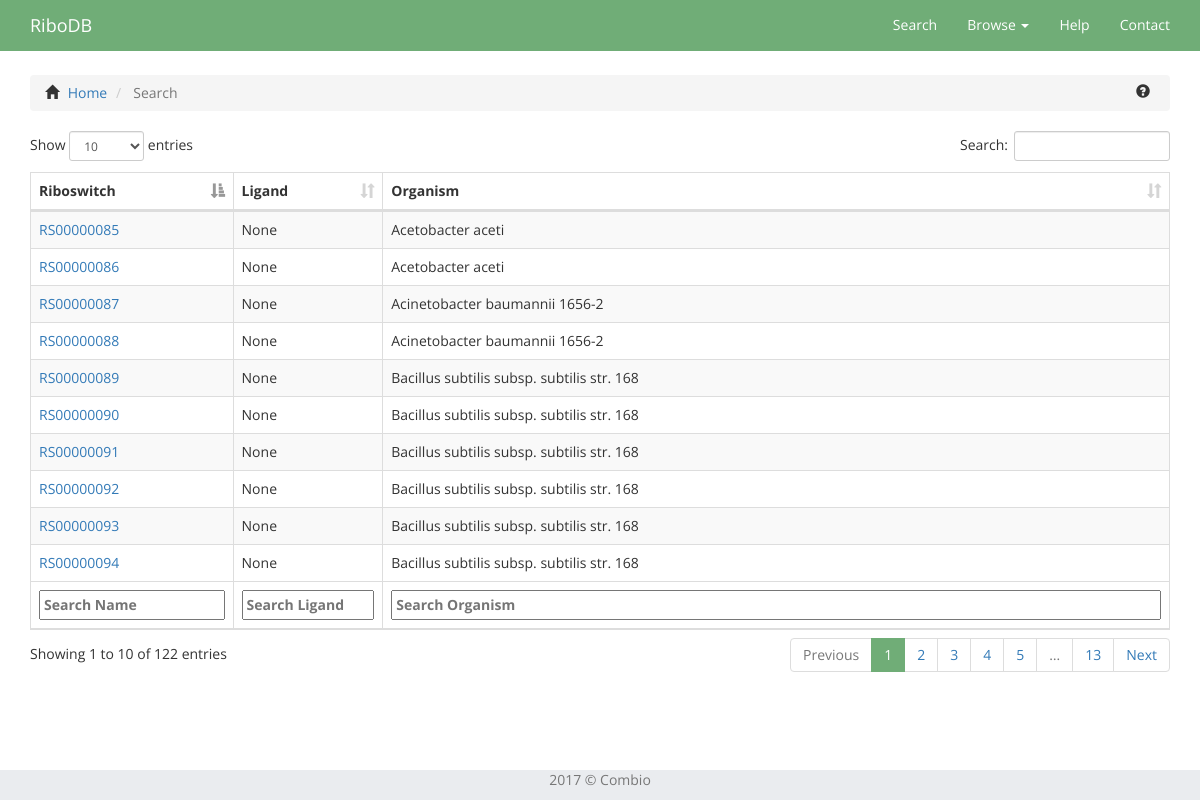
The app's page /searcher/ with its own data.
### database/models.py (models this page shows, shortened)
class Record(models.Model):
	family = models.ForeignKey('RiboFamily', null = True)
	gene = models.OneToOneField('Gene', null = True, related_name = 'gene')
	genes_under_operon_regulation = models.ManyToManyField('Gene', related_name = 'operon_gene') # MANY TO MANY
	terminator = models.OneToOneField('Position', null = True, related_name = 'terminator')
	promoter = models.OneToOneField('Position', null = True, related_name = 'promoter')
	shinedalgarno = models.OneToOneField('Position', null = True, related_name = 'shinedalgarno')
	articles = models.ManyToManyField('Article', related_name = 'article') # MANY TO MANY
	sequence = models.TextField('sekwencja') # Wywalic?
	EFFECT_CHOICES = (
		('+', 'ACTIVATION'),
		('.', 'UNKNOWN'),
		('-', 'SILECING'),
	)
	effect = models.CharField(max_length = 1, choices = EFFECT_CHOICES, default = '.')
	MECHANISM_CHOICES = (
		('TRN', 'TRANSCRIPTION'),
		('TRL', 'TRANSLATION'),
		('UN', 'UNKNOWN'),
		('DG', 'DEGRADATION'),
	)
	mechanism = models.CharField(max_length = 3, choices = MECHANISM_CHOICES, default = 'UN')
	mechanism_confirmation = models.ForeignKey('Article', related_name = 'confirmation', null = True) # ZROBIĆ!
	def name(self):
		return "RS{}".format((str(self.id).zfill(8)))

class Organism(models.Model):
	scientific_name = models.CharField('nazwa_naukowa', max_length = 250) #, primary_key = True)
	common_name = models.CharField('nazwa_zwyczajowa', max_length = 250)
	accession_number = models.CharField('numer_dostepu', max_length = 30) # ID build jako nazwa genomu
	build_id = models.CharField('numer_dostepu', max_length = 30, primary_key = True) ### !!! NEW !!! ###
	taxonomy = models.OneToOneField('Taxonomy', null = True) ### !!! NEW !!! ###

### database/views.py (the view)
# urls.py: url(r'^searcher/$', views.searcher, name='searcher'),
def searcher(request):
    recordList = []
    for e in Record.objects.all():
        if e.family != None:
            dic = {
                'name': e.name,
                'ligand': None,
                'organism': None,
            }
            dic['ligand'] = e.family.ribo_class.ligands.all()[0].name if e.family.ribo_class.ligands.all() else dic['ligand']
            dic['organism'] = e.gene.organism.scientific_name if e.gene.organism.scientific_name != None else dic['organism']
            recordList.append(dic.copy())
    context = {
        'recordList': recordList,
    }
    return render(request, 'database/searcher.html', context)

### database/templates/database/searcher.html (shortened to what this page needs)
{% extends 'database/base.html' %}
{% load static %}
{% block css_plugins %}
<link rel="stylesheet" type="text/css" href="{% static "database/plugins/datatables/styles/datatables.bootstrap.min.css" %}">
{% endblock %}
{% block content %}
<div class="container">
  <div class="bs-example">
    <ul class="breadcrumb">
      <li>
        <span class="glyphicon glyphicon-home"></span>
        <a href="{% url 'database:index' %}">
          Home
        </a>
      </li>
      <li class="active">
        Search
      </li>
      <span data-toggle="popover" class="glyphicon glyphicon-question-sign glyphicon-help pull-right" title="Searcher" data-content="This is a searcher. On this page, there are displaying all the riboswitches from the database. You can eaisly filter the results using the inputs on the bottom of the page. In order to see the record, you should click on a riboswitch name." data-trigger="hover" data-placement="left"></span>
    </ul>
  </div>
    <div class="col-xs-12" id="table_wrapper">
      <table id="search-table" class="display table table-striped table-bordered" cellspacing="0" width="100%">
        <thead>
          <tr>
            <th>Riboswitch</th>
            <th>Ligand</th>
            <th>Organism</th>
          </tr>
        </thead>
        <tfoot>
            <tr>
                <th>Name</th>
                <th>Ligand</th>
                <th>Organism</th>
            </tr>
        </tfoot>
        <tbody>
        {% for rr in recordList %}
          <tr role="row">
            <td><a href="{% url 'search:record' rr.name %}">{{ rr.name }}</a></td>
            <td>{{ rr.ligand }}</td>
            <td>{{ rr.organism }}</td>
          </tr>
        {% endfor %}
        </tbody>
      </table>
    </div>
</div>
{% endblock %}

### database/static/database/css/custom.css (style rules this page uses)
html { height: 100%; }
body { padding-top: 60px; height: 100%; font-family: 'Open Sans', sans-serif !important; }
.breadcrumb { margin-top: 15px !important; }
.glyphicon-help { margin-right: 5px; }
.glyphicon-home { margin-right: 5px; }
#table_wrapper { padding-left: 0; padding-right: 0; }

### records on screen
Record: name "RS00000085"
Organism: organism "Acetobacter aceti" "Acetobacter aceti"
Record: name "RS00000086"
Record: name "RS00000087"
Organism: organism "Acinetobacter baumannii 1656-2" "Acinetobacter baumannii 1656-2"
Record: name "RS00000088"
Record: name "RS00000089"
Organism: organism "Bacillus subtilis subsp. subtilis str. 168" "Bacillus subtilis subsp. subtilis str. 168" "Bacillus subtilis subsp. subtilis str. 168" "Bacillus subtilis subsp. subtilis str. 168" "Bacillus subtilis subsp. subtilis str. 168" "Bacillus subtilis subsp. subtilis str. 168"
Record: name "RS00000090"
Record: name "RS00000091"
Record: name "RS00000092"
Record: name "RS00000093"
Record: name "RS00000094"

### other values on screen
{{ rr.ligand }} "None" "None" "None" "None" "None" "None" "None" "None" "None" "None"
